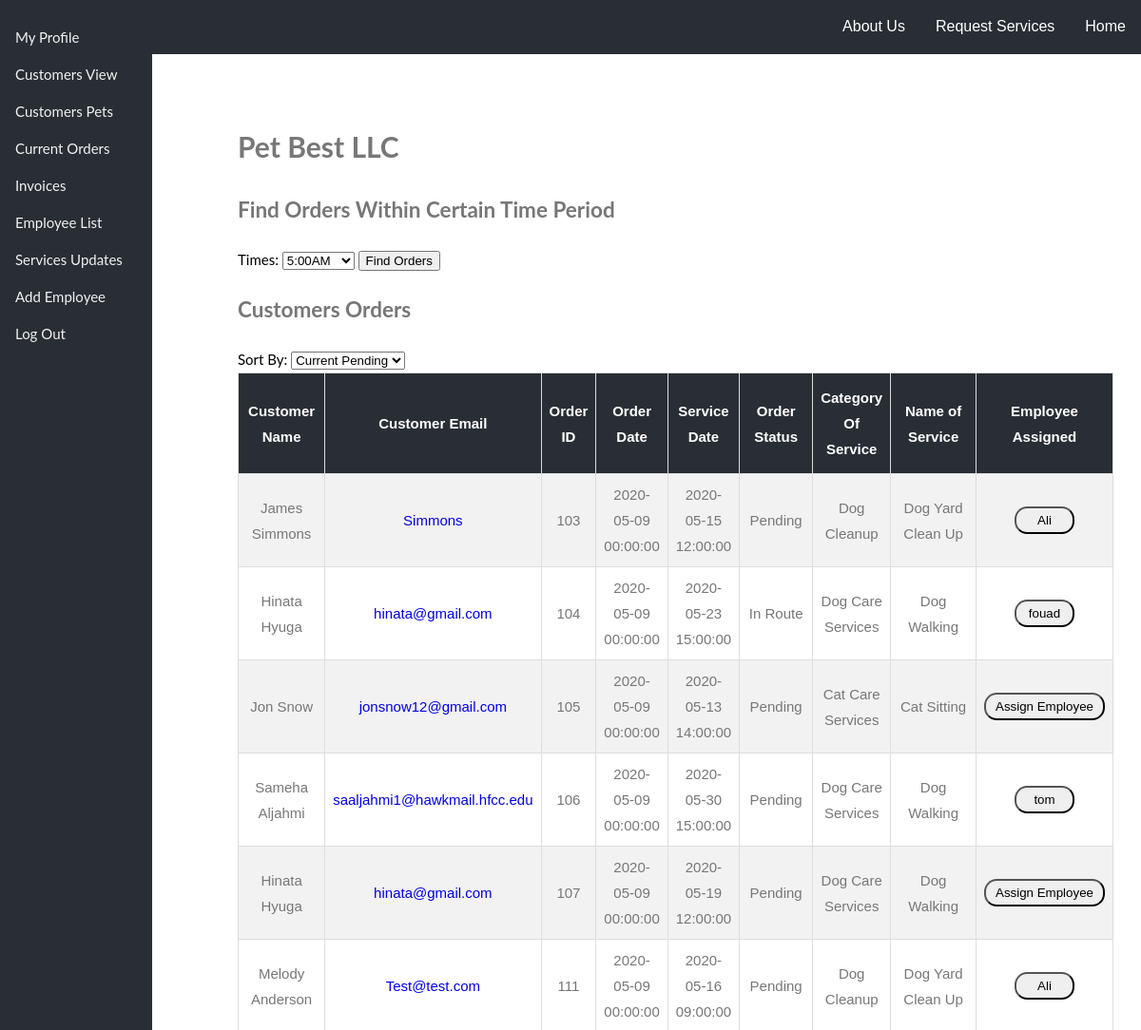
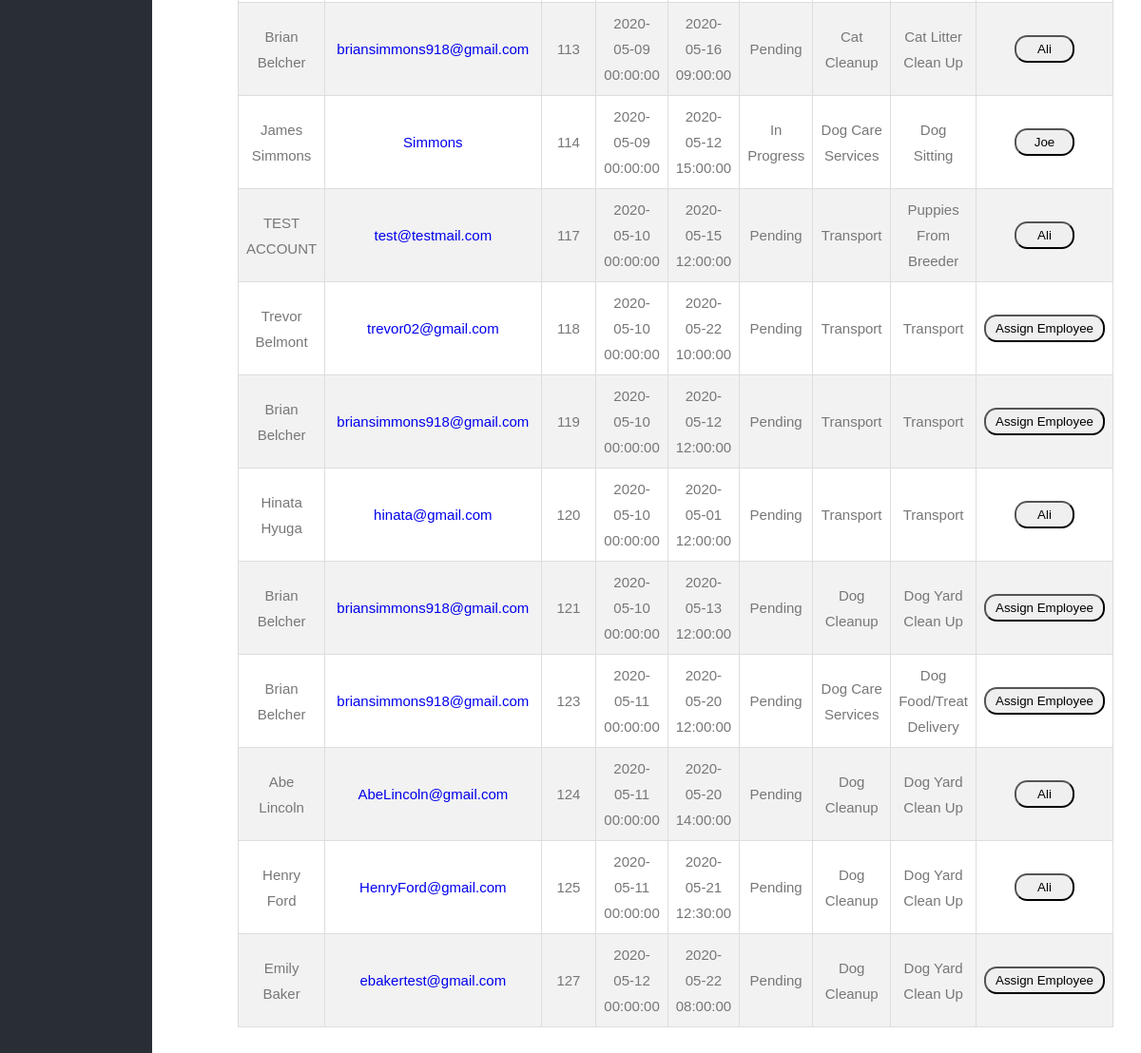
Page /Website/website-master/currentorders.php (signed in) on the committed database (2 pictures, top to bottom).
### tables this page shows
CREATE TABLE `users` (
  `userID` int(10) unsigned NOT NULL AUTO_INCREMENT,
  `username` varchar(255) NOT NULL,
  `password` varchar(255) NOT NULL,
  `firstName` varchar(255) DEFAULT NULL,
  `lastName` varchar(255) DEFAULT NULL,
  `privileges` varchar(255) NOT NULL,
  `email` varchar(255) NOT NULL,
  `hiredate` date DEFAULT NULL,
  `birthdate` date DEFAULT NULL,
  `notes` varchar(535) DEFAULT NULL,
  PRIMARY KEY (`userID`)
);

CREATE TABLE `orders` (
  `orderID` int(10) unsigned NOT NULL AUTO_INCREMENT,
  `userID` int(10) unsigned NOT NULL,
  `orderDate` datetime NOT NULL,
  `serviceDateRequest` datetime NOT NULL,
  `serviceDateComplete` date DEFAULT NULL,
  `orderStatus` varchar(255) NOT NULL,
  `orderTotal` decimal(10,2) DEFAULT NULL,
  `employeeID` int(10) unsigned DEFAULT NULL,
  `notes` text DEFAULT NULL,
  PRIMARY KEY (`orderID`),
  KEY `userID` (`userID`),
  KEY `employeeID` (`employeeID`),
  CONSTRAINT `orders_ibfk_1` FOREIGN KEY (`userID`) REFERENCES `users` (`userID`)
);

CREATE TABLE `categories` (
  `categoryID` int(10) unsigned NOT NULL AUTO_INCREMENT,
  `categoryname` varchar(255) NOT NULL,
  PRIMARY KEY (`categoryID`)
);

CREATE TABLE `services` (
  `serviceID` int(10) unsigned NOT NULL AUTO_INCREMENT,
  `categoryID` int(10) unsigned NOT NULL,
  `servicename` varchar(255) NOT NULL,
  `description` varchar(535) NOT NULL,
  `dateadded` date NOT NULL,
  `price` decimal(10,2) NOT NULL,
  PRIMARY KEY (`serviceID`),
  KEY `categoryID` (`categoryID`),
  CONSTRAINT `services_ibfk_1` FOREIGN KEY (`categoryID`) REFERENCES `categories` (`categoryID`)
);

### Website/website-master/src/Database.php (called while the page is built, shortened)
<?php
class Database implements DatabaseInterface {
  private $pdo;
  public static function create(PDO $pdo) {
    return new static($pdo);
  }
  public function __construct(PDO $pdo) {
    $this->pdo = $pdo;
  }
  public function getEmployeeInfo($userInfo){
    if (is_a($userInfo,'\stdClass')){
      $employeeID = !empty($userInfo->userID) ? $userInfo->userID : NULL;
    } else {
      $employeeID = !empty($userInfo['userID']) ? $userInfo['userID'] : NULL;
    }
    $selectStatement = "SELECT * FROM users WHERE userID = :userID";
    $statement = $this->pdo->prepare($selectStatement);
    $parameters = [ ':userID' => $employeeID];
    $statement->execute($parameters);
    $employeeInfo = $statement->fetchAll(PDO::FETCH_CLASS, '\stdClass');
    $employeeInfo = reset($employeeInfo);
    return $employeeInfo;
  }
  public function showAllProgessOrders($userInfo)
  {
    if (is_a($userInfo, '\stdClass')) {
      $privileges = !empty($userInfo->privileges) ? $userInfo->privileges : NULL;
    } else {
      $privileges = !empty($userInfo['privileges']) ? $userInfo['privileges'] : NULL;
    }
    if ($privileges != 'Admin') {
      return ['empty' => 'Negative'];
    } else {
      $selectStatement = "SELECT firstName, lastName, email, orders.orderID, orderDate, serviceDateRequest, categoryname, servicename, orderStatus, employeeID
      FROM users JOIN orders ON users.userID = orders.userID
      JOIN orderitems ON orders.orderID = orderitems.orderID
      JOIN services ON orderitems.serviceID = services.serviceID
      JOIN categories ON services.categoryID = categories.categoryID
      WHERE orderStatus = 'In Progress' OR orderStatus = 'In Route' OR orderStatus = 'Pending'" . PHP_EOL;
      $statement = $this->pdo->prepare($selectStatement);
      $statement->execute();
      $customerInfo[] = $statement->fetchAll(PDO::FETCH_CLASS, '\stdClass');
      $customerInfo = reset($customerInfo);
      return $customerInfo;
    }
  }
}

### Website/website-master/common.php (called while the page is built, shortened)
<?php
$dsn = "mysql:host=" . DB_HOST . ";dbname=" . DB_NAME . ";charset=utf8mb4;";
$driver_options = [
  PDO::ATTR_ERRMODE => PDO::ERRMODE_EXCEPTION,
];
$pdo = new PDO($dsn, DB_USER, DB_PASS, $driver_options);
$database = Database::create($pdo);
?>

### Website/website-master/currentorders.php (the view, shortened to what this page needs)
<?php
require_once('common.php');
if (isset($_SESSION['userInfo'])) {
  $userInfo = $_SESSION['userInfo'];
  if ($userInfo->privileges == 'Admin') {
    $progressOrders = $database->showAllProgessOrders($userInfo);
  }
}
?>
<!DOCTYPE HTML>
<HTML lang="en">
<head>
  <link rel="stylesheet" type="text/css" href="css/bestPet.css">
  <link rel="stylesheet" type="text/css" href="css/sideBar.css">
</head>
<body>
  <?php require_once("menu.php") ?>
  <?php require_once("sideBar.php") ?>
  <div class="main">
    <div style="color: #777;background-color:white;text-align:center;padding:50px 80px;text-align: justify;">
      <?php if (isset($userInfo)) : ?>
        <div id="flex-card">
          <div class="card">
            <h1>Pet Best LLC</h1>
            <h2>Find Orders Within Certain Time Period</h2>
            <form method="post" action="<?php echo htmlspecialchars($_SERVER["PHP_SELF"]); ?>">
              <label for="time" style="color:black;">Times:</label>
              <select id="time" name="time">
                <option value="5">5:00AM</option>
              </select>
              <input type="submit" value="Find Orders">
            </form>
            <h2>Customers Orders</h2>
            <label for="Sort" style="color:black;">Sort By:</label>
            <select id="Sort">
              <option value="All">Current Pending</option>
            </select>
            <?php if (isset($progressOrders)) : ?>
              <div id="all" class="all show">
                <table id="free">
                  <tr>
                    <th>Customer Name</th>
                    <th>Customer Email</th>
                    <th>Order ID</th>
                    <th>Order Date</th>
                    <th>Service Date</th>
                    <th>Order Status</th>
                    <th>Category Of Service</th>
                    <th>Name of Service</th>
                    <th>Employee Assigned</th>
                  </tr>
                  <?php foreach ($progressOrders as $value) : ?>
                    <tr>
                      <td><?php echo $value->firstName . ' ' . $value->lastName; ?></td>
                      <td><a href=<?php echo "mailto:" . $value->email; ?>><?php echo $value->email; ?></a></td>
                      <td><?php echo $value->orderID; ?></td>
                      <td><?php echo $value->orderDate; ?></td>
                      <td><?php echo $value->serviceDateRequest; ?></td>
                      <td><?php echo $value->orderStatus ?></td>
                      <td><?php echo $value->categoryname; ?></td>
                      <td><?php echo $value->servicename; ?></td>
                      <?php if (isset($value->employeeID)) : ?>
                        <form method="post" action="<?php echo htmlspecialchars($_SERVER["PHP_SELF"]); ?>">
                          <?php $values = ['userID' => $value->employeeID];
                          $currentEmployeeInfo = $database->getEmployeeInfo($values); ?>
                          <td><input type="submit" style="padding: 5px 10px;border-radius:1em;width:50%;" value=<?php echo $currentEmployeeInfo->firstName; ?>></td>
                        </form>
                      <?php else : ?>
                        <form method="post" action="<?php echo htmlspecialchars($_SERVER["PHP_SELF"]); ?>">
                          <td><input type="submit" style="padding: 5px 10px;border-radius:1em;" value="Assign Employee"></td>
                        </form>
                      <?php endif; ?>
                    </tr>
                  <?php endforeach; ?>
                </table>
              </div>
            <?php endif; ?>
          <?php endif; ?>
        </div>
    </div>
</body>
</HTML>

### Website/website-master/css/bestPet.css (style rules this page uses)
body, html { height: 100%; margin: 0; color: #777; font: 400 15px/1.8 "lato", sans-serif; }
.show { display: block; }
#free { font-family: "Trebuchet MS", Arial, Helvetica, sans-serif; border-collapse: collapse; width: 100%; }
#free td, #free th { border: 1px solid #ddd; padding: 8px; text-align: center; }
#free tr:nth-child(even) { background-color: #f2f2f2; }
#free th { padding-top: 12px; padding-bottom: 12px; text-align: center; background-color: #292E34; color: white; }
a { text-decoration: none; }

### Website/website-master/css/sideBar.css (style rules this page uses)
body { font-family: "Lato", sans-serif; }
.main { margin-left: 160px; font-size: inherit; padding: 0px 10px; }

### rows in the picture
users: firstName "James", lastName "Simmons", email "Simmons", orders.orderID "103", orders.orderDate "2020-05-09 00:00:00", orders.serviceDateRequest "2020-05-15 12:00:00", orders.orderStatus "Pending", categories.categoryname "Dog Cleanup", services.servicename "Dog Yard Clean Up", firstName "Ali", orders.orderID "114", orders.serviceDateRequest "2020-05-12 15:00:00", orders.orderStatus "In Progress", categories.categoryname "Dog Care Services", services.servicename "Dog Sitting", firstName "Joe"
users: firstName "Hinata", lastName "Hyuga", email "hinata@gmail.com", orders.orderID "104", orders.orderDate "2020-05-09 00:00:00", orders.serviceDateRequest "2020-05-23 15:00:00", orders.orderStatus "In Route", categories.categoryname "Dog Care Services", services.servicename "Dog Walking", firstName "fouad", orders.orderID "107", orders.serviceDateRequest "2020-05-19 12:00:00", orders.orderStatus "Pending", orders.orderID "120", orders.orderDate "2020-05-10 00:00:00", orders.serviceDateRequest "2020-05-01 12:00:00", categories.categoryname "Transport", services.servicename "Transport", firstName "Ali"
users: firstName "Jon", lastName "Snow", email "jonsnow12@gmail.com", orders.orderID "105", orders.orderDate "2020-05-09 00:00:00", orders.serviceDateRequest "2020-05-13 14:00:00", orders.orderStatus "Pending", categories.categoryname "Cat Care Services", services.servicename "Cat Sitting"
users: firstName "Sameha", lastName "Aljahmi", email "saaljahmi1@hawkmail.hfcc.edu", orders.orderID "106", orders.orderDate "2020-05-09 00:00:00", orders.serviceDateRequest "2020-05-30 15:00:00", orders.orderStatus "Pending", categories.categoryname "Dog Care Services", services.servicename "Dog Walking", firstName "tom"
users: firstName "Melody", lastName "Anderson", email "Test@test.com", orders.orderID "111", orders.orderDate "2020-05-09 00:00:00", orders.serviceDateRequest "2020-05-16 09:00:00", orders.orderStatus "Pending", categories.categoryname "Dog Cleanup", services.servicename "Dog Yard Clean Up", firstName "Ali"
users: firstName "Brian", lastName "Belcher", email "briansimmons918@gmail.com", orders.orderID "113", orders.orderDate "2020-05-09 00:00:00", orders.serviceDateRequest "2020-05-16 09:00:00", orders.orderStatus "Pending", categories.categoryname "Cat Cleanup", services.servicename "Cat Litter Clean Up", firstName "Ali", orders.orderID "119", orders.orderDate "2020-05-10 00:00:00", orders.serviceDateRequest "2020-05-12 12:00:00", categories.categoryname "Transport", services.servicename "Transport", orders.orderID "121", orders.serviceDateRequest "2020-05-13 12:00:00", categories.categoryname "Dog Cleanup", services.servicename "Dog Yard Clean Up", orders.orderID "123", orders.orderDate "2020-05-11 00:00:00", orders.serviceDateRequest "2020-05-20 12:00:00", categories.categoryname "Dog Care Services", services.servicename "Dog Food/Treat Delivery"
users: firstName "TEST", lastName "ACCOUNT", email "test@testmail.com", orders.orderID "117", orders.orderDate "2020-05-10 00:00:00", orders.serviceDateRequest "2020-05-15 12:00:00", orders.orderStatus "Pending", categories.categoryname "Transport", services.servicename "Puppies From Breeder", firstName "Ali"
users: firstName "Trevor", lastName "Belmont", email "trevor02@gmail.com", orders.orderID "118", orders.orderDate "2020-05-10 00:00:00", orders.serviceDateRequest "2020-05-22 10:00:00", orders.orderStatus "Pending", categories.categoryname "Transport", services.servicename "Transport"
users: firstName "Abe", lastName "Lincoln", email "AbeLincoln@gmail.com", orders.orderID "124", orders.orderDate "2020-05-11 00:00:00", orders.serviceDateRequest "2020-05-20 14:00:00", orders.orderStatus "Pending", categories.categoryname "Dog Cleanup", services.servicename "Dog Yard Clean Up", firstName "Ali"
users: firstName "Henry", lastName "Ford", email "HenryFord@gmail.com", orders.orderID "125", orders.orderDate "2020-05-11 00:00:00", orders.serviceDateRequest "2020-05-21 12:30:00", orders.orderStatus "Pending", categories.categoryname "Dog Cleanup", services.servicename "Dog Yard Clean Up", firstName "Ali"
users: firstName "Emily", lastName "Baker", email "ebakertest@gmail.com", orders.orderID "127", orders.orderDate "2020-05-12 00:00:00", orders.serviceDateRequest "2020-05-22 08:00:00", orders.orderStatus "Pending", categories.categoryname "Dog Cleanup", services.servicename "Dog Yard Clean Up"
